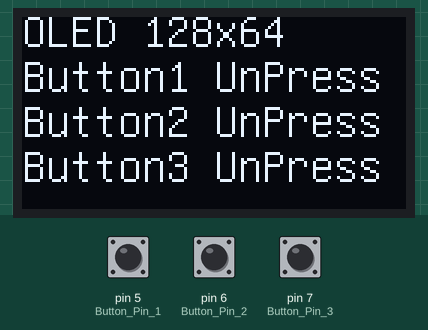
A sketch run on a simulated Arduino Uno, built with avr-gcc and run on an emulated ATmega328P. Shown: 128×64 one-colour display. The inputs (shaded band) are chosen by the test bench; at power-on: pin 5 (Button_Pin_1) HIGH, pin 6 (Button_Pin_2) HIGH, pin 7 (Button_Pin_3) HIGH.

Above: at 1.2 s.
1.3 s: pin 5 (Button_Pin_1) pulled LOW for 3.2 s
At 4.1 s:
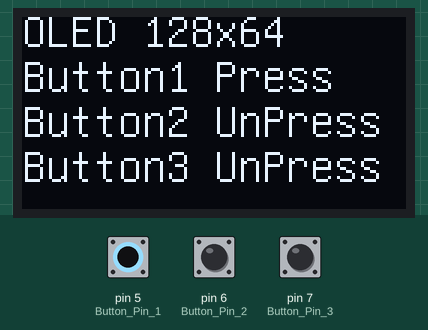
6.0 s: pin 6 (Button_Pin_2) pulled LOW for 1 s
At 7.6 s:
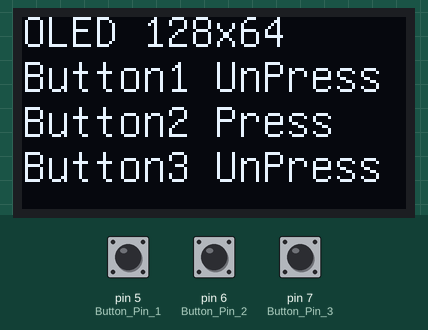
9.3 s: pin 7 (Button_Pin_3) pulled LOW for 3.2 s
At 10.4 s:
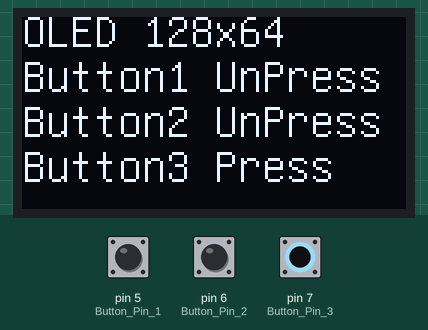
14.5 s: pin 6 (Button_Pin_2) pulled LOW for 0.15 s
At 15.9 s:
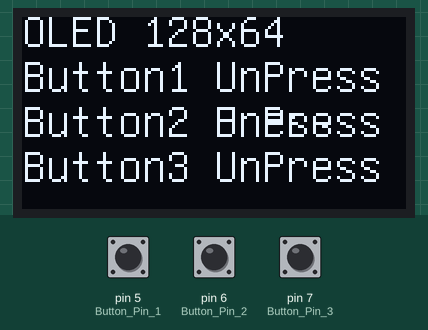
17.6 s: pin 5 (Button_Pin_1) driven LOW and pin 6 (Button_Pin_2) driven LOW and pin 7 (Button_Pin_3) driven LOW
At 19.4 s:
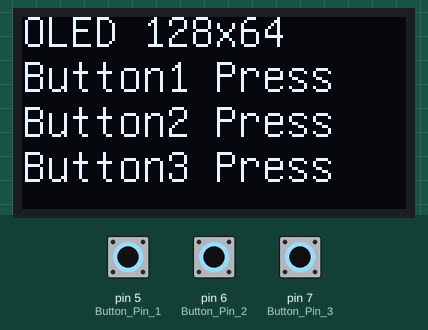
19.7 s: pin 5 (Button_Pin_1) driven HIGH
At 21.0 s:
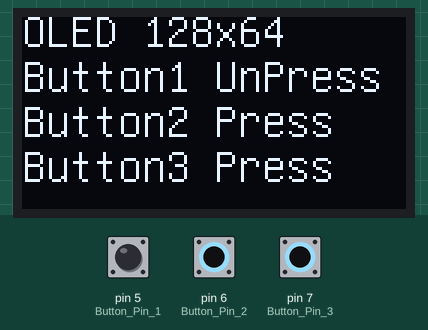
Timing chart, 0 to 22.7 s (numbered marks = the images above; inputs shaded):
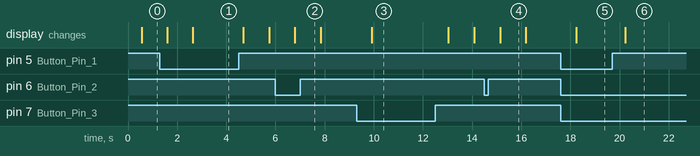

The sketch:

test_3.ino
```cpp
//03 Test OLED and Buttons
#include "config.h"

void setup(void)
{
  pinMode(Button_Pin_1, INPUT_PULLUP);
  pinMode(Button_Pin_2, INPUT_PULLUP);
  pinMode(Button_Pin_3, INPUT_PULLUP);
}

void loop(void)
{
  // picture loop (Loop for display on OLED)
  u8g.firstPage();
  do {
    draw();
  } while ( u8g.nextPage() );

  // rebuild the picture after some delay
  delay(500);
}
```

void.ino
```cpp
void draw(void)
{
  // graphic commands to redraw the complete screen should be placed here
  u8g.setFont(u8g_font_unifont);

  u8g.setPrintPos(0, 10);
  u8g.print("OLED 128x64");

  Button_1 = digitalRead(Button_Pin_1);
  Button_2 = digitalRead(Button_Pin_2);
  Button_3 = digitalRead(Button_Pin_3);

  if (Button_1 == LOW) {
    u8g.setPrintPos(0, 25);
    u8g.print("Button1 Press");
  } else {
    u8g.setPrintPos(0, 25);
    u8g.print("Button1 UnPress");
  }

  if (Button_2 == LOW) {
    u8g.setPrintPos(0, 40);
    u8g.print("Button2 Press");
  } else {
    u8g.setPrintPos(0, 40);
    u8g.print("Button2 UnPress");
  }

  if (Button_3 == LOW) {
    u8g.setPrintPos(0, 55);
    u8g.print("Button3 Press");
  } else {
    u8g.setPrintPos(0, 55);
    u8g.print("Button3 UnPress");
  }
}
```

config.h
```cpp
#include "U8glib.h"

U8GLIB_SSD1306_128X64 u8g(U8G_I2C_OPT_NONE | U8G_I2C_OPT_DEV_0); // I2C / TWI | Initialize u8g

#define Button_Pin_1 5
#define Button_Pin_2 6
#define Button_Pin_3 7

bool Button_1;
bool Button_2;
bool Button_3;
```

Measured:
- after the input at 1.3 s, the display: first changes after 0.30 s (image 1 shows a later state)
- after the input at 6.0 s, the display: changes after 0.78 s (image 2)
- after the input at 9.3 s, the display: changes after 0.62 s (image 3)
- after the input at 14.5 s, the display: changes after 0.63 s (image 4)
- after the input at 17.6 s, the display: changes after 0.63 s (image 5)
- after the input at 19.7 s, the display: changes after 0.53 s (image 6)
- what the display in image 4 shows lasts 1.1 s, from 15.1 s to 16.2 s
